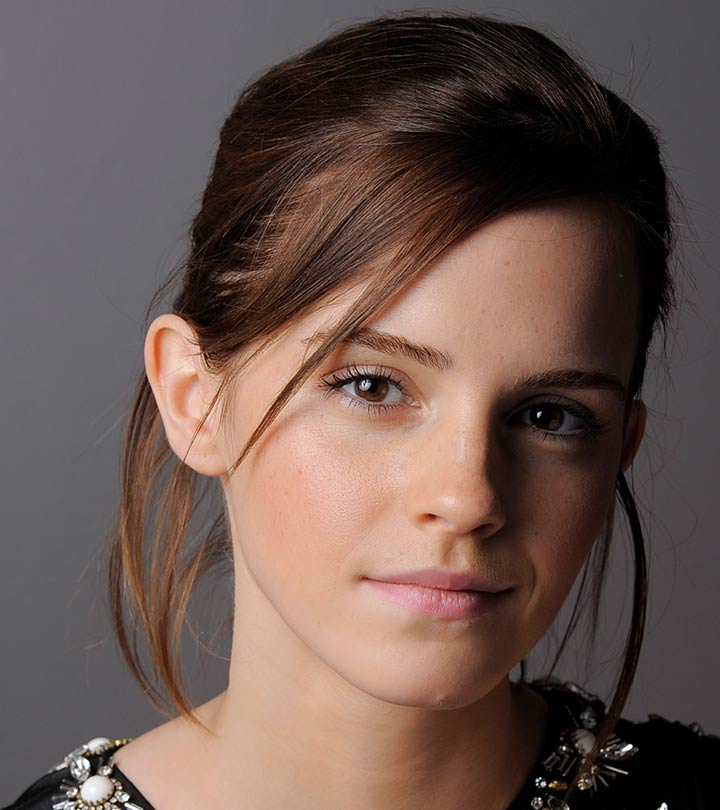
#> input picture a1images/emma.jpg, 720 x 810 px, found by its file name
$ jupyter execute Codes.ipynb
#> lines starting #> are read from the running program, lines starting #| are printed output that depends on the picture; after the words box and inside, x2 and y2 are one past the last pixel; in counts of white or black regions, pixels touching at a corner belong together
The intensity transformation

[cell 1]
import cv2 as cv
import numpy as np
import matplotlib.pyplot as plt

# Define control points for intensity transformation
control_points = np.array([(50, 50), (50, 100), (150, 255), (150, 150)])

# Generate intensity mappings based on control points
# Segment 1: From 0 to 50
segment1 = np.linspace(0, control_points[0, 1], control_points[0, 1] + 1).astype('uint8')

# Segment 2: From 51 to 100
segment2 = np.linspace(control_points[0, 1] + 1, control_points[1, 1], control_points[1, 0] - control_points[0, 0]).astype('uint8')

# Segment 3: From 101 to 150
segment3 = np.linspace(control_points[1, 1] + 1, control_points[2, 1], control_points[2, 0] - control_points[1, 0]).astype('uint8')

# Segment 4: From 151 to 150 (this is redundant and should be checked)
segment4 = np.linspace(control_points[2, 1] + 1, control_points[3, 1], control_points[3, 0] - control_points[2, 0]).astype('uint8')

# Segment 5: From 151 to 255
segment5 = np.linspace(control_points[3, 1] + 1, 255, 255 - control_points[3, 0]).astype('uint8')

# Concatenate all segments into a single transformation array
transformation_array = np.concatenate((segment1, segment2), axis=0)
transformation_array = np.concatenate((transformation_array, segment3), axis=0)
transformation_array = np.concatenate((transformation_array, segment4), axis=0)
transformation_array = np.concatenate((transformation_array, segment5), axis=0)

# Load the original grayscale image
original_image = cv.imread("E:/GitHub_Projects/Intensity-Transformations-and-Neighborhood-Filtering/a1images/emma.jpg", cv.IMREAD_GRAYSCALE)
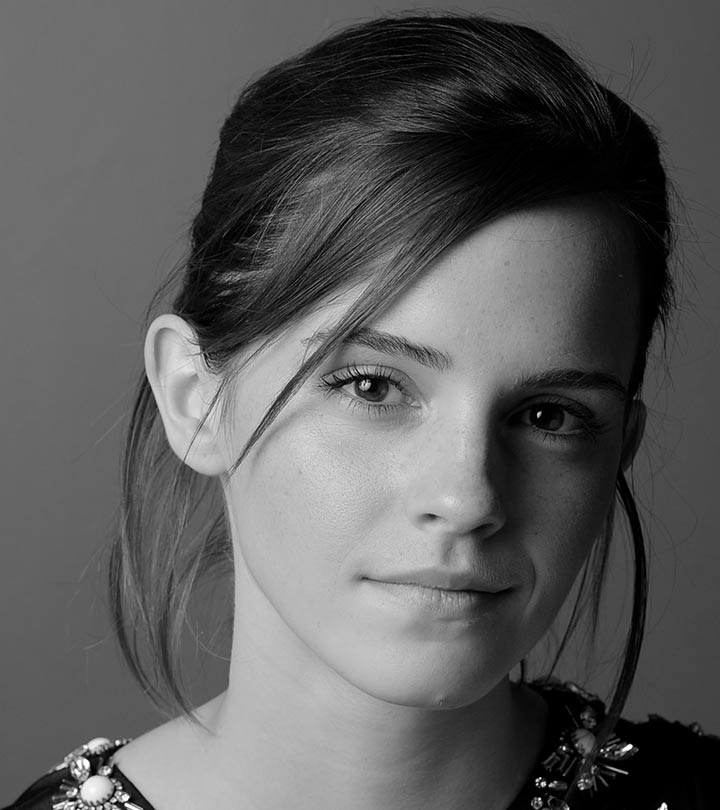
#> original_image: shape (810, 720); min 0, max 255, mean 92.3
assert original_image is not None
# Apply the intensity transformation using the lookup table
transformed_image = cv.LUT(original_image, transformation_array)
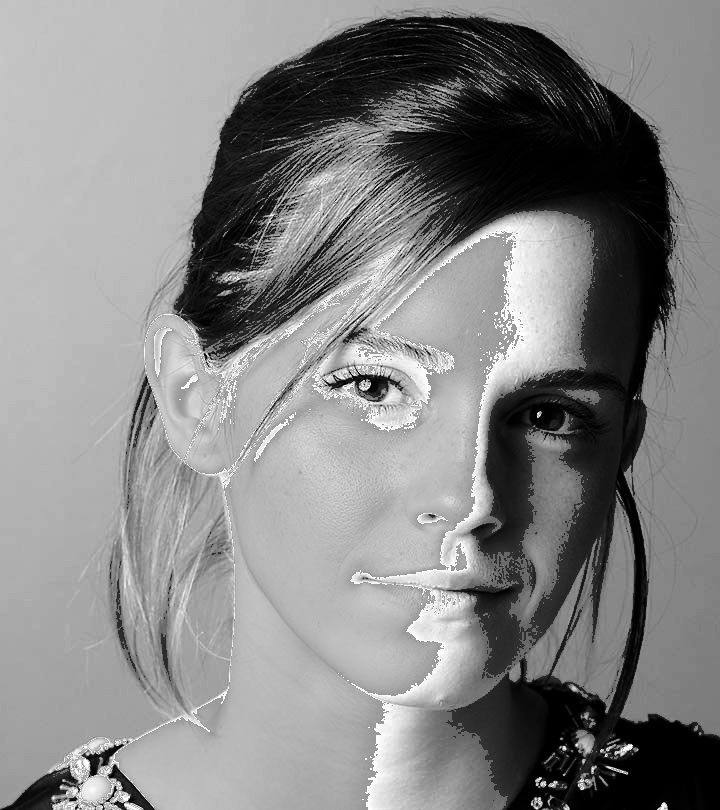
#> transformed_image: shape (810, 720); min 0, max 255, mean 132.9

# Create a subplot for displaying the results
fig, ax = plt.subplots(1, 3, figsize=(15, 5))

# Plot the intensity transformation curve
ax[0].plot(transformation_array, 'r', label='Transformation Curve')
ax[0].set_title('Intensity Transformation')
ax[0].grid(True)
ax[0].set_xlim([0, 255])
ax[0].set_ylim([0, 255])
ax[0].set_xlabel('Input Intensity')
ax[0].set_ylabel('Output Intensity')

# Display the transformed image
ax[1].imshow(original_image, cmap='gray',vmin=0, vmax=255)
ax[1].axis('off')
ax[1].set_title('Original Gray Image')

# Display the transformed image
ax[2].imshow(transformed_image, cmap='gray',vmin=0, vmax=255)
ax[2].axis('off')
ax[2].set_title('Transformed Image')

# Show the plots
plt.tight_layout()
plt.show()
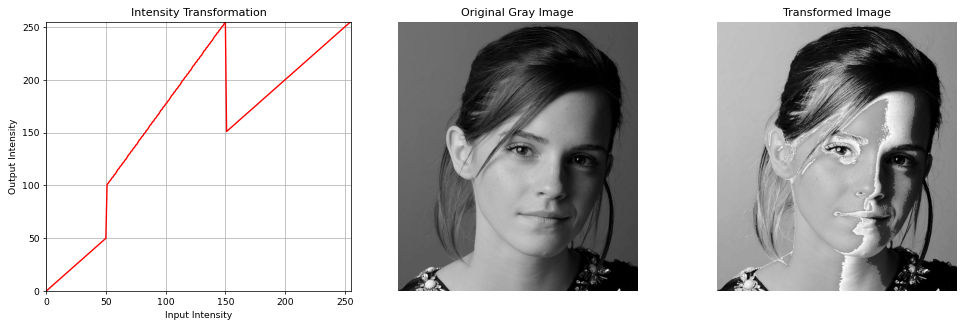
#> figure drawn by matplotlib, 3 panels; panel 1: curve peaks at x = 150, y = 255

Identifying the White matter and the Grey Matter Range

[cell 2]
import cv2 as cv
import numpy as np
import matplotlib.pyplot as plt

# Load the MRI image in grayscale mode
brain_image = cv.imread("E:/Github_Projects/Intensity-Transformations-and-Neighborhood-Filtering/a1images/brain_proton_density_slice.png", cv.IMREAD_GRAYSCALE)
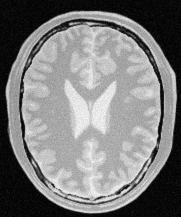
#> input picture a1images/brain_proton_density_slice.png, 181 x 217 px, found by its file name
#> brain_image is the input picture: shape (217, 181); min 0, max 251, mean 123.7

# Check if the image is loaded successfully
if brain_image is None:
    print("Error: Unable to load the image.")
else:
    print("Image loaded successfully.")

    # Compute the histogram of the original image
    hist_orig = cv.calcHist([brain_image], [0], None, [256], [0, 256])
#> hist_orig = 256 values, max 1097 at index 7, min 0 at index 248, mean 153.4

    # Normalize the histogram for easier comparison
    hist_orig /= hist_orig.sum()
#> hist_orig = 256 values, max 0.0279 at index 7, min 0 at index 248, mean 0.00391

    # Create subplots to show the original image and its histogram
    fig, ax = plt.subplots(1, 2, figsize=(14, 5))

    # Display the original image
    ax[0].imshow(brain_image, cmap='gray',vmin=0, vmax=255)
    ax[0].axis('off')
    ax[0].set_title('Original Image')

    # Plot the histogram of the original image
    ax[1].plot(hist_orig, color='blue', label='Original Histogram')
    ax[1].set_xlim([0, 256])
    ax[1].set_xlabel('Pixel Intensity')
    ax[1].set_ylabel('Normalized Frequency')
    ax[1].set_title('Histogram of Original Image')
    ax[1].legend()

    # Show all plots
    plt.tight_layout()
    plt.show()
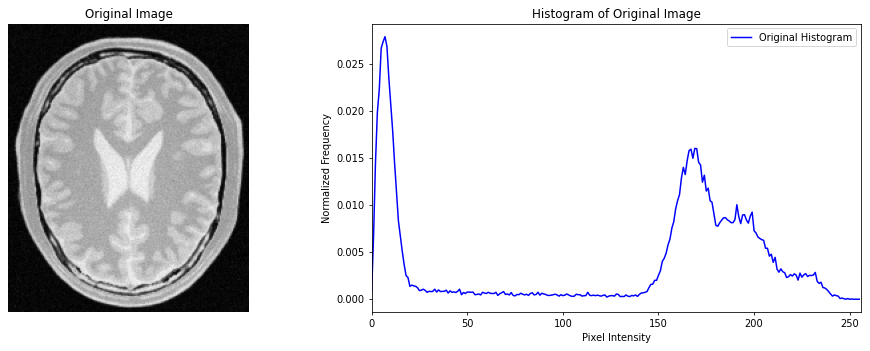
#> figure drawn by matplotlib, 2 panels; panel 2: curve peaks at x = 7, y = 0.0279

White Matter Transformation

[cell 3]
import numpy as np
import cv2 as cv
import matplotlib.pyplot as plt

# Function to enhance pixel intensities for white and gray matter regions
def enhance_matter_regions(image):
    # Make a copy of the original image to apply enhancements
    enhanced_image = np.copy(image)

    # Enhance intensities for the white and gray matter regions
    white_matter_region = (image > 150) & (image <= 180)
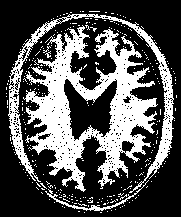
#> white_matter_region: shape (217, 181) bool; 32.5% white; 305 white regions (302 under 20 px), largest, box (x1, y1, x2, y2) and area: (23, 25, 158, 192) 9050, (8, 14, 175, 193) 2801, (45, 180, 149, 211) 286
    gray_matter_region = (image > 180) & (image <= 220)
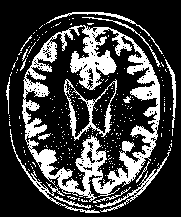
#> gray_matter_region: shape (217, 181) bool; 25.6% white; 275 white regions (259 under 20 px), largest, box (x1, y1, x2, y2) and area: (22, 25, 160, 202) 7132, (64, 79, 117, 141) 683, (95, 152, 170, 212) 392


    # Define control points for intensity transformation
    control_points = np.array([(150, 150), (150, 260), (180, 290), (180, 350),(220, 390),(220, 220)])

    # Generate intensity mappings based on control points
    segment1 = np.linspace(0, control_points[0, 1], control_points[0, 1] + 1).astype('uint8')
    segment2 = np.linspace(control_points[0, 1] + 1, control_points[1, 1], control_points[1, 0] - control_points[0, 0]).astype('uint8')
    segment3 = np.linspace(control_points[1, 1] + 1, control_points[2, 1], control_points[2, 0] - control_points[1, 0]).astype('uint8')
    segment4 = np.linspace(control_points[2, 1] + 1, control_points[3, 1], control_points[3, 0] - control_points[2, 0]).astype('uint8')
    segment5 = np.linspace(control_points[3, 1] + 1, control_points[4, 1], control_points[4, 0] - control_points[3, 0]).astype('uint8')
    segment6 = np.linspace(control_points[4, 1] + 1, control_points[5, 1], control_points[5, 0] - control_points[4, 0]).astype('uint8')
    segment7 = np.linspace(control_points[5, 1] + 1, 255, 255 - control_points[4, 0]).astype('uint8')

    # Concatenate all segments into a single transformation array
    transformation_array = np.concatenate((segment1, segment2), axis=0)
    transformation_array = np.concatenate((transformation_array, segment3), axis=0)
    transformation_array = np.concatenate((transformation_array, segment4), axis=0)
    transformation_array = np.concatenate((transformation_array, segment5), axis=0)
    transformation_array = np.concatenate((transformation_array, segment6), axis=0)
    transformation_array = np.concatenate((transformation_array, segment7), axis=0)


    # Initialize the transformation array
    transformation_array = np.zeros(256, dtype=np.uint8)


    # Apply the intensity mapping using the transformation array
    enhanced_image = cv.LUT(image, transformation_array)
#> enhanced_image: shape (217, 181); every value is 0

    # Create a subplot for displaying the results
    fig, ax = plt.subplots(1, 3, figsize=(15, 5))

    # Plot the intensity transformation curve
    ax[0].plot(transformation_array, 'r', label='Transformation Curve')
    ax[0].set_title('Intensity Transformation')
    ax[0].grid(True)
    ax[0].set_xlim([0, 255])
    ax[0].set_ylim([0, 255])
    ax[0].set_xlabel('Input Intensity')
    ax[0].set_ylabel('Output Intensity')

    return enhanced_image, white_matter_region, gray_matter_region


# Apply the enhancement to the brain image
enhanced_brain_image, white_matter_region, gray_matter_region = enhance_matter_regions(brain_image)

# Create subplots to display both the enhanced image and the white/gray matter masks
fig, ax = plt.subplots(1, 3, figsize=(15, 5))

# Display the enhanced brain image
ax[0].imshow(enhanced_brain_image, cmap='gray')
ax[0].set_title("Enhanced Brain Image - Highlighted White Matter")
ax[0].axis('off')

# Display the white matter region mask
ax[1].imshow(white_matter_region, cmap='gray')
ax[1].set_title("White Matter Region Mask")
ax[1].axis('off')

# Display the gray matter region mask
ax[2].imshow(gray_matter_region, cmap='gray')
ax[2].set_title("Gray Matter Region Mask")
ax[2].axis('off')

# Show the plots
plt.tight_layout()
plt.show()
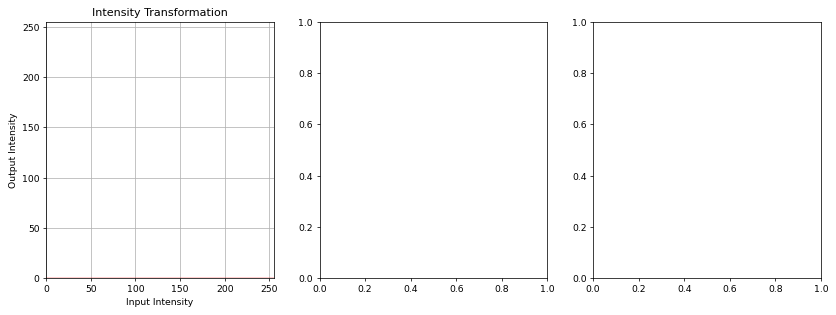
#> figure drawn by matplotlib, 1 panel

Grey Matter Transformation

[cell 4]
import numpy as np
import cv2 as cv
import matplotlib.pyplot as plt

# Function to enhance pixel intensities for white and gray matter regions
def enhance_matter_regions(image):
    # Make a copy of the original image to apply enhancements
    enhanced_image = np.copy(image)

    # Enhance intensities for the white and gray matter regions
    white_matter_region = ((image > 150) & (image <= 180)).astype(np.uint8) * 255
    gray_matter_region = ((image > 180) & (image <= 220)).astype(np.uint8) * 255

    # Define control points for intensity transformation
    control_points = np.array([(150, 150), (150, 460), (180, 490), (180, 350),(220, 390),(220, 220)])

    # Generate intensity mappings based on control points
    transformation_array = np.zeros(256, dtype=np.uint8)

    # Fill the transformation array based on control points
    for i in range(len(control_points) - 1):
        x0, y0 = control_points[i]
        x1, y1 = control_points[i + 1]
        transformation_array[x0:x1 + 1] = np.linspace(y0, y1, x1 - x0 + 1, dtype=np.uint8)

    # Apply the intensity mapping using the transformation array
    enhanced_image = cv.LUT(image, transformation_array)
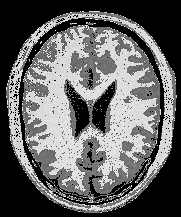
#> enhanced_image: shape (217, 181); min 0, max 233, mean 99.6


    # Plot the intensity transformation curve
    plt.figure(figsize=(10, 5))
    plt.plot(transformation_array, 'r', label='Transformation Curve')
    plt.title('Intensity Transformation')
    plt.grid(True)
    plt.xlim([0, 255])
    plt.ylim([0, 255])
    plt.xlabel('Input Intensity')
    plt.ylabel('Output Intensity')
    plt.legend()
    plt.show()
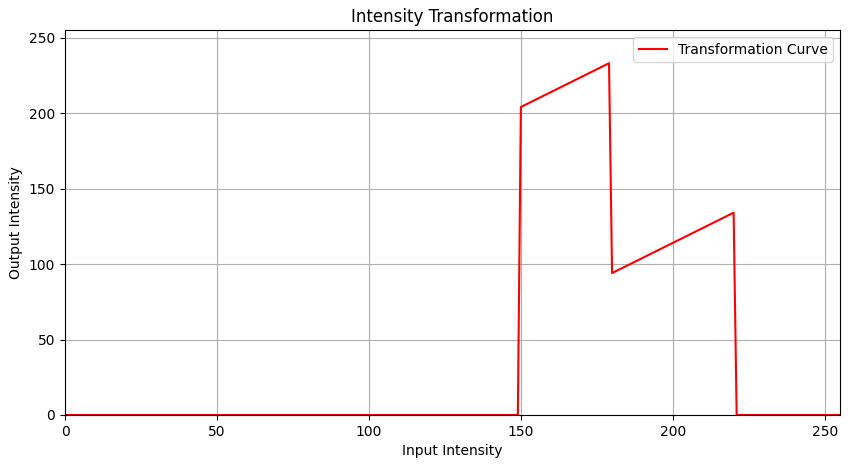
#> figure drawn by matplotlib, 1 panel; curve peaks at x = 179, y = 233

    return enhanced_image, white_matter_region, gray_matter_region

# Apply the enhancement to the brain image
enhanced_brain_image, white_matter_region, gray_matter_region = enhance_matter_regions(brain_image)

# Create subplots to display both the enhanced image and the white/gray matter masks
fig, ax = plt.subplots(1, 3, figsize=(15, 5))

# Display the enhanced brain image
ax[0].imshow(enhanced_brain_image, cmap='gray')
ax[0].set_title("Enhanced Brain Image - Highlighted White and Gray Matter")
ax[0].axis('off')

# Display the white matter region mask
ax[1].imshow(white_matter_region, cmap='gray')
ax[1].set_title("White Matter Region Mask")
ax[1].axis('off')

# Display the gray matter region mask
ax[2].imshow(gray_matter_region, cmap='gray')
ax[2].set_title("Gray Matter Region Mask")
ax[2].axis('off')

# Show the plots
plt.tight_layout()
plt.show()
